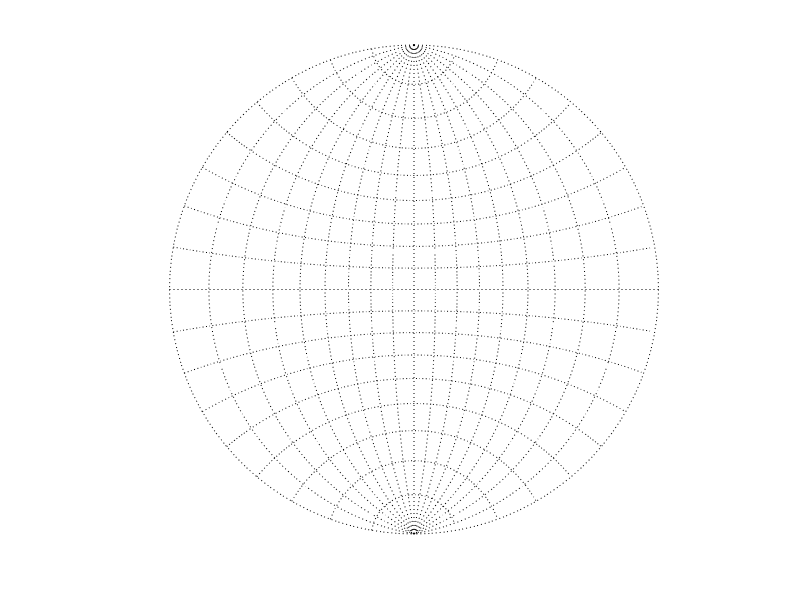

This figure's MATLAB source:
function output=stereogrid(angle,projection)
% output=stereogrid(angle,projection)
% plot the grid of for stereographic projection
% angle: angle between each gridline (default=10)
% projection: 'equalangle' or 'equalarea'
% output: vector of handles on lines
%
% modified code from Gerard V. Middleton
% in: Data analysis in the earth sciences using Matlab(R)
% Prentice Hall, 2000. ISBN 0-13-393505-1
if nargin==0
    angle=10;
    projection='equalangle';
elseif nargin==1;
    projection='equalangle';
end
output=[];
a1=gca;
axis off
hold on
if strcmp(projection,'equalangle') % net for equal angle
    N = 50;
    psi = [0:180/N:180];
    
    for i = 0:(90-angle)/angle
        rdip = i*(angle);                             
        radip = atand(tand(rdip)*sind(psi));
        rproj = tand((90 - radip)/2);
        x1 = rproj .* sind(psi);
        x2 = rproj .* (-sind(psi));
        y = rproj .* cosd(psi);
        output=[output; plot(x1,y,':k',x2,y,':k')];
    end
    for i = 0:(90-angle)/angle
        alpha = i*(angle);
        xlim = sind(alpha);
        ylim = cosd(alpha);
        x = [-xlim:0.01:xlim];
        d = 1/cosd(alpha);
        rd = d*sind(alpha);
        y0 = sqrt(rd*rd - (x .* x));
        y1 = d - y0;
        y2 = - d + y0;
        output=[output; plot(x,y1,':k',x,y2,':k')];
    end
end
if strcmp(projection,'equalarea') % net for equal area
    N = 60;
    psi = [0:180/N:180];

    for i = 0:(90-angle)/angle                       %plot great circles
        rdip = i*(angle);                            
        radip = atand(tand(rdip)*sind(psi));
        rproj = sqrt(2)*sind((90 - radip)/2);
        x1 = rproj .* sind(psi);
        x2 = rproj .* (-sind(psi));
        y = rproj .* cosd(psi);
        output=[output; plot(x1,y,':k',x2,y,':k')];
    end
    for i = 0:(90-angle)/angle                       %plot small circles
        alpha = i*(angle);
        xlim = sind(alpha);
        ylim = cosd(alpha);
        x = [-xlim:0.01:xlim];
        d = 1/cosd(alpha);
        rd = d*sind(alpha);
        y0 = sqrt(rd*rd - (x .* x));
        y1 = d - y0;
        y2 = - d + y0;
        output=[output; plot(x,y1,':k',x,y2,':k')];
    end
end

output=[output; plot([0 0],[-1 1],':k',[-1 1],[0 0],':k')];
axis('square');